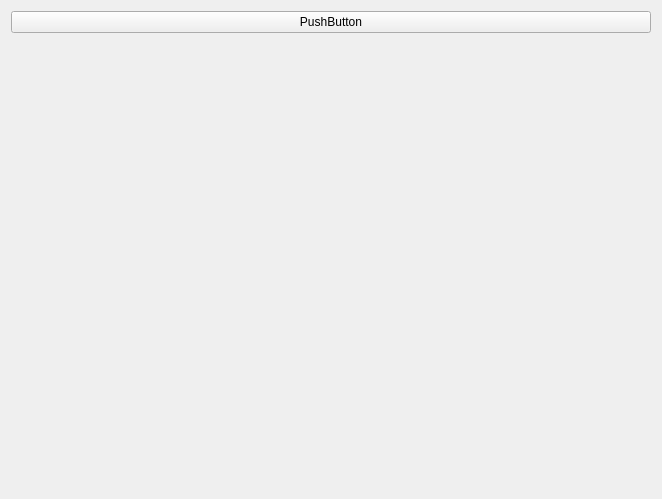
<?xml version="1.0" encoding="UTF-8"?>
<ui version="4.0">
 <class>Widget</class>
 <widget class="QWidget" name="Widget">
  <property name="geometry">
   <rect>
    <x>0</x>
    <y>0</y>
    <width>662</width>
    <height>499</height>
   </rect>
  </property>
  <property name="windowTitle">
   <string>Widget</string>
  </property>
  <layout class="QVBoxLayout" name="verticalLayout">
   <item>
    <widget class="QPushButton" name="pbtChromakey">
     <property name="text">
      <string>PushButton</string>
     </property>
    </widget>
   </item>
   <item>
    <widget class="QLabel" name="labelChromakey">
     <property name="text">
      <string/>
     </property>
    </widget>
   </item>
  </layout>
 </widget>
 <resources/>
 <connections/>
</ui>
